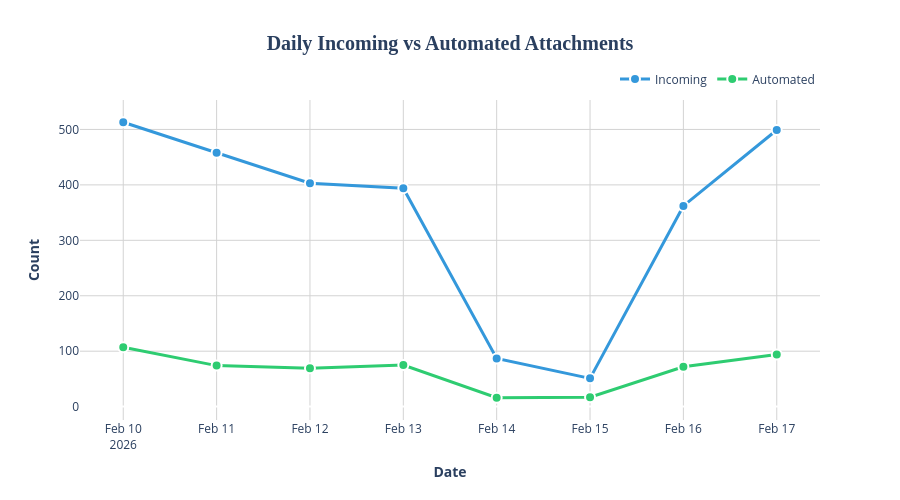

The notebook cell saved with this chart:
### Code cell
# Figure 1: Daily Incoming vs Automated Attachments
fig1 = go.Figure()

fig1.add_trace(
    go.Scatter(
        x=stats.index,
        y=stats['incoming'],
        mode='lines+markers',
        name='Incoming',
        line=dict(color='#3498db', width=3),
        marker=dict(size=10, line=dict(width=2, color='white')),
        hovertemplate='<b>Date:</b> %{x}<br><b>Incoming:</b> %{y}<br><extra></extra>'
    )
)

fig1.add_trace(
    go.Scatter(
        x=stats.index,
        y=stats['automized'],
        mode='lines+markers',
        name='Automated',
        line=dict(color='#2ecc71', width=3),
        marker=dict(size=10, line=dict(width=2, color='white')),
        hovertemplate='<b>Date:</b> %{x}<br><b>Automated:</b> %{y}<br><extra></extra>'
    )
)

fig1.update_layout(
    title=dict(
        text='<b>Daily Incoming vs Automated Attachments</b>',
        font=dict(size=20, family='Arial Black'),
        x=0.5,
        xanchor='center'
    ),
    xaxis=dict(
        title='<b>Date</b>',
        showgrid=True,
        gridcolor='lightgray',
        tickfont=dict(size=12)
    ),
    yaxis=dict(
        title='<b>Count</b>',
        showgrid=True,
        gridcolor='lightgray',
        tickfont=dict(size=12)
    ),
    plot_bgcolor='white',
    paper_bgcolor='white',
    hovermode='x unified',
    height=500,
    margin=dict(l=80, r=80, t=100, b=80),
    legend=dict(
        orientation="h",
        yanchor="bottom",
        y=1.02,
        xanchor="right",
        x=1
    )
)

fig1.show()

### Figure 1 — Plotly figure (JSON) as saved in the notebook; plotly's stock layout.template omitted (floating-point values rounded to 4 significant figures)
{"data": [{"hovertemplate": "<b>Date:</b> %{x}<br><b>Incoming:</b> %{y}<br><extra></extra>", "line": {"color": "#3498db", "width": 3}, "marker": {"line": {"color": "white", "width": 2}, "size": 10}, "mode": "lines+markers", "name": "Incoming", "type": "scatter", "x": ["2026-02-10", "2026-02-11", "2026-02-12", "2026-02-13", "2026-02-14", "2026-02-15", "2026-02-16", "2026-02-17"], "y": [513, 458, 403, 394, 87, 51, 362, 499]}, {"hovertemplate": "<b>Date:</b> %{x}<br><b>Automated:</b> %{y}<br><extra></extra>", "line": {"color": "#2ecc71", "width": 3}, "marker": {"line": {"color": "white", "width": 2}, "size": 10}, "mode": "lines+markers", "name": "Automated", "type": "scatter", "x": ["2026-02-10", "2026-02-11", "2026-02-12", "2026-02-13", "2026-02-14", "2026-02-15", "2026-02-16", "2026-02-17"], "y": [107, 74, 69, 75, 16, 17, 72, 94]}], "layout": {"height": 500, "hovermode": "x unified", "legend": {"orientation": "h", "x": 1, "xanchor": "right", "y": 1.02, "yanchor": "bottom"}, "margin": {"b": 80, "l": 80, "r": 80, "t": 100}, "paper_bgcolor": "white", "plot_bgcolor": "white", "title": {"font": {"family": "Arial Black", "size": 20}, "text": "<b>Daily Incoming vs Automated Attachments</b>", "x": 0.5, "xanchor": "center"}, "xaxis": {"gridcolor": "lightgray", "showgrid": true, "tickfont": {"size": 12}, "title": {"text": "<b>Date</b>"}}, "yaxis": {"gridcolor": "lightgray", "showgrid": true, "tickfont": {"size": 12}, "title": {"text": "<b>Count</b>"}}}}
